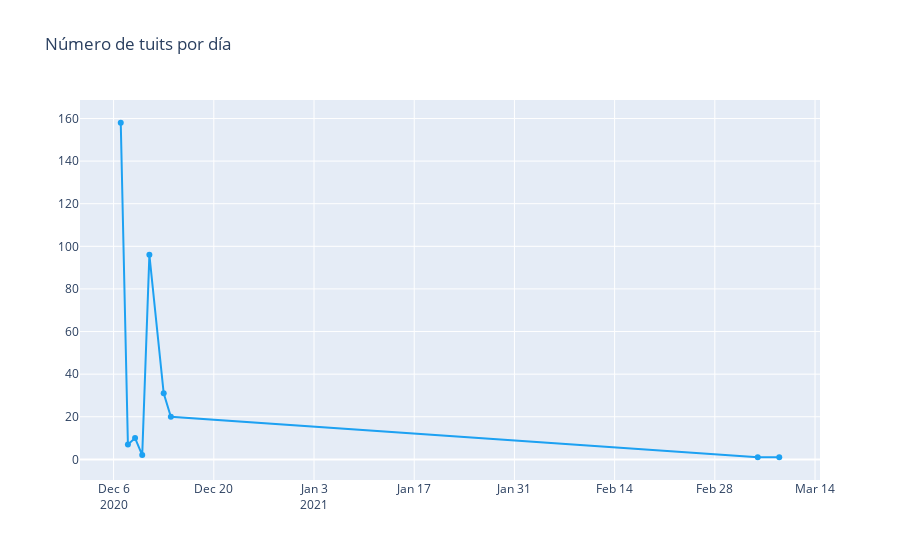

Write notebook code for a chart like this one.
### Code cell
trace = go.Scatter(x=temp.fecha.values,
                   y=temp.cnt.values,
                   text=[f"Fecha: {f}<br>Tuits: {c}" for f,c in zip(temp.fecha.values,temp.cnt.values)],
                   hoverinfo='text',
                   mode='lines+markers',
                   name='Días',
                   line={'color':'#1DA1F2'})

layout = go.Layout(title='Número de tuits por día')

fig = go.Figure(data=[trace], layout=layout)
iplot(fig)

### Figure 1 — Plotly figure (JSON) as saved in the notebook; plotly's stock layout.template omitted (floating-point values rounded to 4 significant figures)
{"data": [{"hoverinfo": "text", "line": {"color": "#1DA1F2"}, "mode": "lines+markers", "name": "Días", "text": ["Fecha: 2020-12-07<br>Tuits: 158", "Fecha: 2020-12-08<br>Tuits: 7", "Fecha: 2020-12-09<br>Tuits: 10", "Fecha: 2020-12-10<br>Tuits: 2", "Fecha: 2020-12-11<br>Tuits: 96", "Fecha: 2020-12-13<br>Tuits: 31", "Fecha: 2020-12-14<br>Tuits: 20", "Fecha: 2021-03-06<br>Tuits: 1", "Fecha: 2021-03-09<br>Tuits: 1"], "type": "scatter", "x": ["2020-12-07", "2020-12-08", "2020-12-09", "2020-12-10", "2020-12-11", "2020-12-13", "2020-12-14", "2021-03-06", "2021-03-09"], "y": [158, 7, 10, 2, 96, 31, 20, 1, 1]}], "layout": {"title": {"text": "Número de tuits por día"}}}
